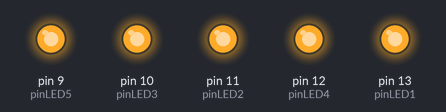
Bench run of a sketch on a simulated Arduino Uno, built with avr-gcc and run on an emulated ATmega328P. Parts: output pins drawn as LEDs (lit = HIGH).

Above: at 1.0 s.
At 5.0 s:
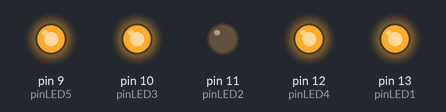
At 7.0 s:
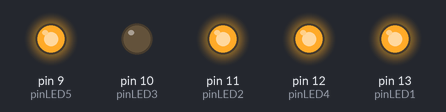
At 9.0 s:
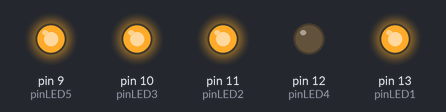
At 13.0 s:
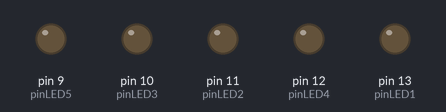
At 17.0 s:
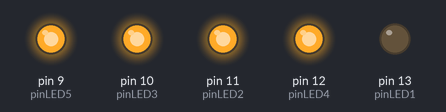
Timing chart, 0 to 18.2 s (numbered marks = the images above):
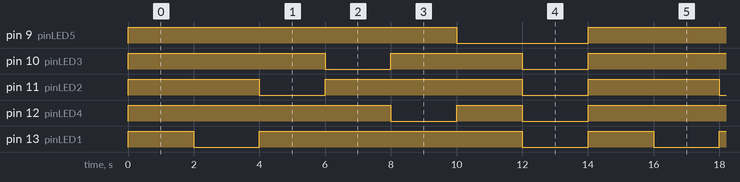

The sketch:

pruebasLED4.ino
```cpp
#define pinLED1 13
#define pinLED2 11
#define pinLED3 10
#define pinLED4 12
#define pinLED5 9

void setup() {

 pinMode(pinLED1, OUTPUT);
 pinMode(pinLED2, OUTPUT);
 pinMode(pinLED3, OUTPUT);
 pinMode(pinLED4, OUTPUT);
 pinMode(pinLED5, OUTPUT);

}

void loop() {

 digitalWrite(pinLED1, HIGH);
 digitalWrite(pinLED2, HIGH);
 digitalWrite(pinLED3, HIGH);
 digitalWrite(pinLED4, HIGH);
 digitalWrite(pinLED5, HIGH);
 delay(2000);
 digitalWrite(pinLED1, LOW);
 digitalWrite(pinLED2, HIGH);
 digitalWrite(pinLED3, HIGH);
 digitalWrite(pinLED4, HIGH);
 digitalWrite(pinLED5, HIGH);
 delay(2000);
 digitalWrite(pinLED1, HIGH);
 digitalWrite(pinLED2, LOW);
 digitalWrite(pinLED3, HIGH);
 digitalWrite(pinLED4, HIGH);
 digitalWrite(pinLED5, HIGH);
 delay(2000);
 digitalWrite(pinLED1, HIGH);
 digitalWrite(pinLED2, HIGH);
 digitalWrite(pinLED3, LOW);
 digitalWrite(pinLED4, HIGH);
 digitalWrite(pinLED5, HIGH);
 delay(2000);
 digitalWrite(pinLED1, HIGH);
 digitalWrite(pinLED2, HIGH);
 digitalWrite(pinLED3, HIGH);
 digitalWrite(pinLED4, LOW);
 digitalWrite(pinLED5, HIGH);
 delay(2000);
 digitalWrite(pinLED1, HIGH);
 digitalWrite(pinLED2, HIGH);
 digitalWrite(pinLED3, HIGH);
 digitalWrite(pinLED4, HIGH);
 digitalWrite(pinLED5, LOW);
 delay(2000);
 digitalWrite(pinLED1, LOW);
 digitalWrite(pinLED2, LOW);
 digitalWrite(pinLED3, LOW);
 digitalWrite(pinLED4, LOW);
 digitalWrite(pinLED5, LOW);
 delay(2000);

}
```

Measured:
- by itself, pin 9 (pinLED5): alternates HIGH for 10.0 s and LOW for 4.0 s
- by itself, pin 10 (pinLED3): repeats every 14.0 s: LOW 2.0 s, HIGH 4.0 s, LOW 2.0 s, HIGH 6.0 s
- by itself, pin 11 (pinLED2): repeats every 14.0 s: LOW 2.0 s, HIGH 6.0 s, LOW 2.0 s, HIGH 4.0 s
- by itself, pin 12 (pinLED4): repeats every 14.0 s: LOW 2.0 s, HIGH 2.0 s, LOW 2.0 s, HIGH 8.0 s
- by itself, pin 13 (pinLED1): repeats every 14.0 s: LOW 2.0 s, HIGH 8.0 s, LOW 2.0 s, HIGH 2.0 s
